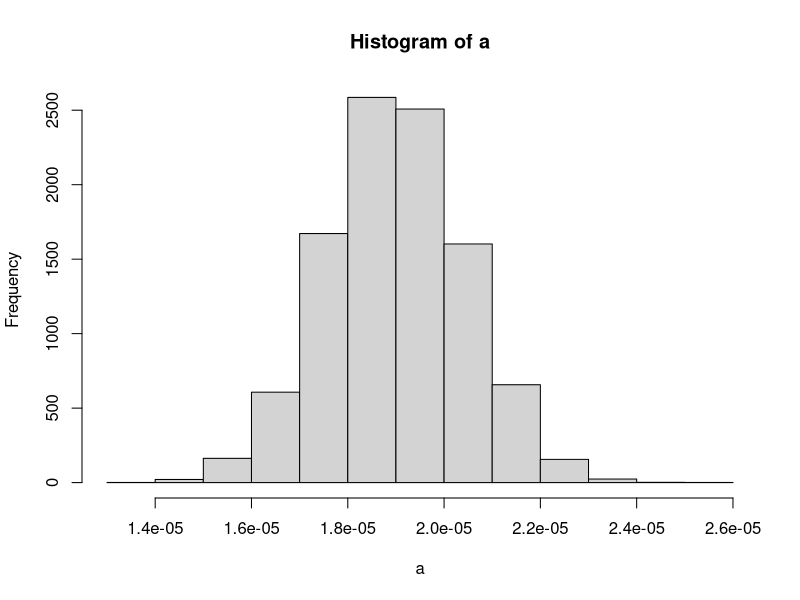
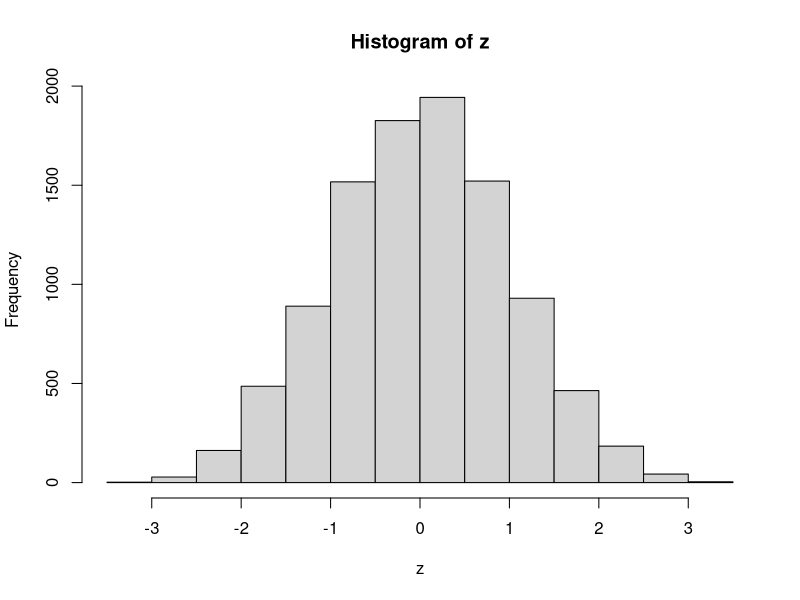
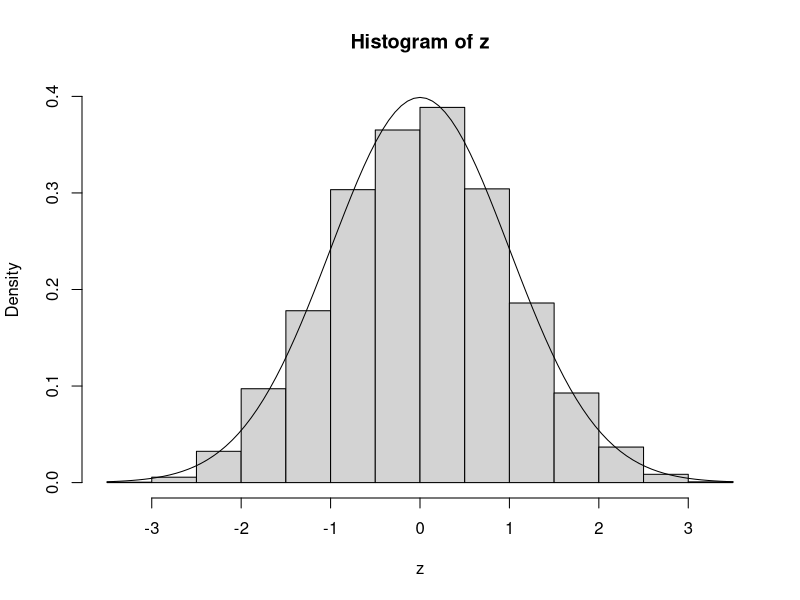
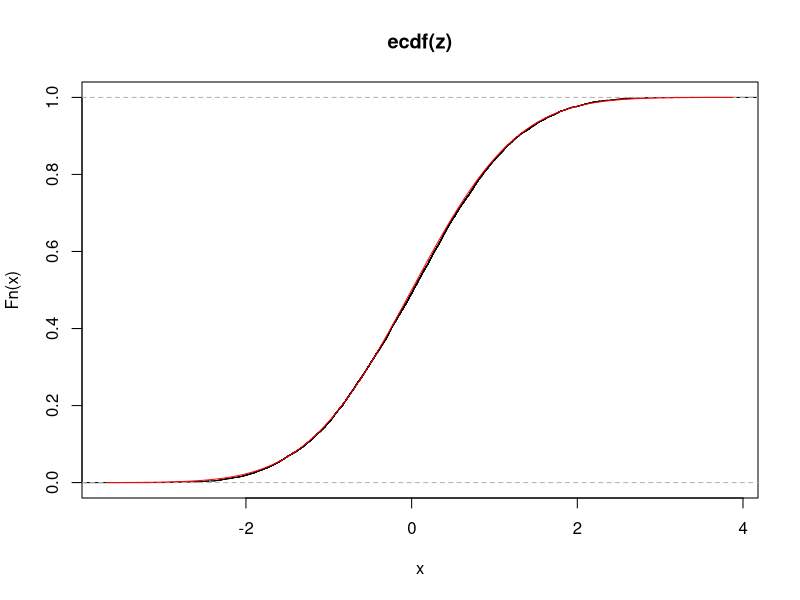
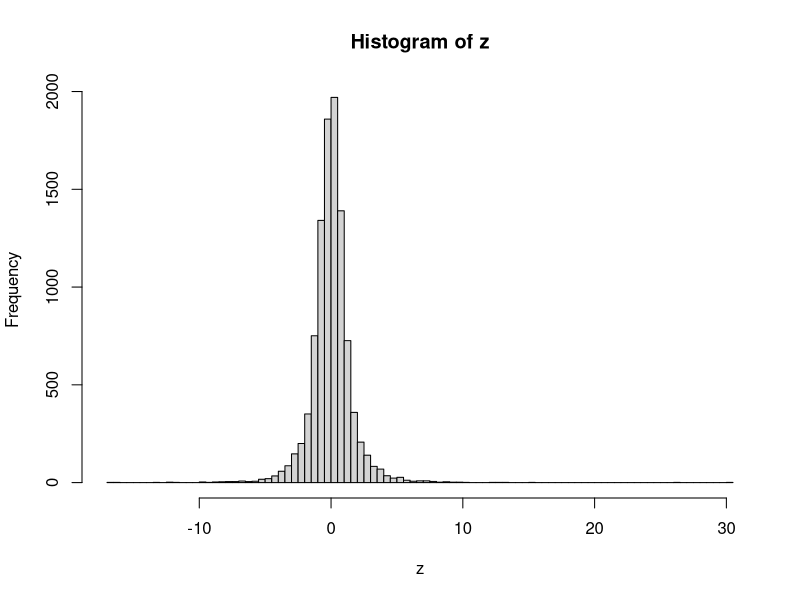
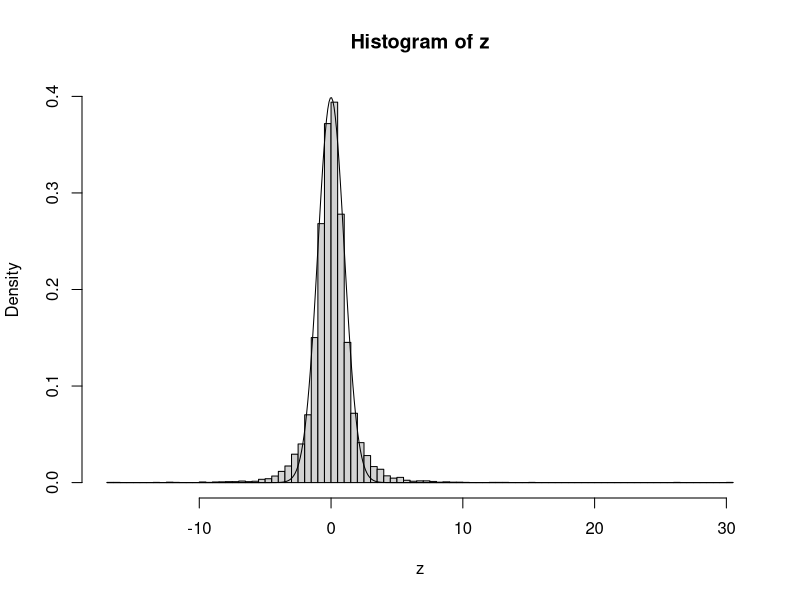
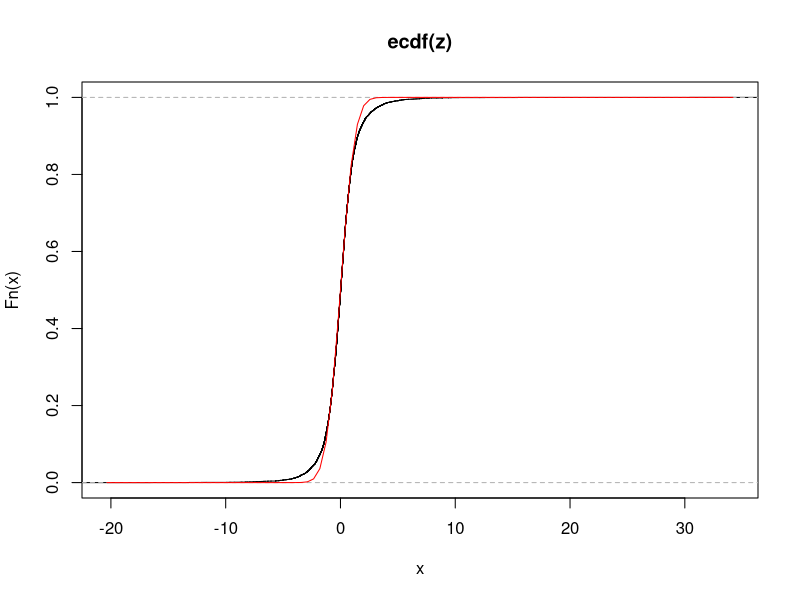

These charts were generated, in order, by the following R code:
#Here is code for Stat 587B Lab#4


#Code Set 1
#Here is some code for Exercise 2 Section 5.5

#Question 1

alpha<-function(l1,l2,t1,t2){
  (l2-l1)/(l1*(t2-t1))
}

L1<-rnorm(10000,mean=1,sd=.00005)#initial length
L2<-rnorm(10000,mean=1.00095,sd=.00005)#Final length
T1<-rnorm(10000,mean=50,sd=.1)#initial Temp
T2<-rnorm(10000,mean=100,sd=.1)#Final Temp
a<-rep(0,10000)#This repeats value 0 10000 times. this is a vector of values 0 ten thousand times

for(i in 1:10000) {a[i]<-alpha(L1[i],L2[i],T1[i],T2[i])}
summary(a)
sd(a)

hist(a)

#Question 2

alphat<-function(t){
  ((2*pi)^2)/(t^2)
}

alphal<-function(l,t){
  ((2*pi)^2 * -2 * l)/(t^3)
}

L<-rnorm(10000,mean=5,sd=.0208)# length
TP<-rnorm(10000,mean=2.48,sd=.1)#time period

a1<-rep(0,10000)#This repeats value 0 10000 times. this is a vector of values 0 ten thousand times
a2<-rep(0,10000)

for(i in 1:10000) {a1[i]<-alphat(TP)
a2[i]<-alphal(L,TP)
}
a1
a2
varg<-a1^2 * (0.0208)^2 + a2^2 * (0.1)^2
summary(varg)
#sd(varg)

#hist(varg)
g=sqrt(varg)
summary(g)
# QUESTION 3

#Code Set 2
#Here is some code for studying the actual distribution of
#some approximately standard normal variables built on "iid"
#(random sampling from a fixed distribution) models

M<-matrix(runif(50000,min=0,max=1),nrow=10000,byrow=T)

av<-1:10000

for (i in 1:10000){
  av[i]<-mean(M[i,])  
}

z<-1:10000
for (i in 1:10000){
  z[i]<-(av[i]-.5)*sqrt(60)
}

r<-range(0,hist(z)$density,dnorm(0,sd=1))

hist(z,freq=FALSE,ylim=r)
curve(dnorm(x,mean=0,sd=1),add=TRUE)

plot(ecdf(z))
curve(pnorm(x),add=TRUE,col="red")

#Now use the sample standard deviation rather than the model sigma=1/sqrt(12)
#to make "z" values and see that these don't look as much like standard normal
#observations as do the properly standardized values of xbar

s<-1:10000
for (i in 1:10000){
  s[i]<-sd(M[i,])  
}

z<-1:10000
for (i in 1:10000){
  z[i]<-(av[i]-.5)*sqrt(5)/s[i]
}

r<-range(0,hist(z,breaks=100)$density,dnorm(0,sd=1))

#the breaks=100 changes the default number of histogram bins so we can
#see some detail in the center of the distribution

hist(z,breaks=100,freq=FALSE,ylim=r)
curve(dnorm(x,mean=0,sd=1),n=500,add=TRUE)

#the n=500 provides enough plotted points (connected with line segments)
#to produce a nice plot near the mean of the distribution

summary(z)

plot(ecdf(z))
curve(pnorm(x),add=TRUE, col="red")
#distribution of z^ are more spreadout and z are more closely like std normals

#Code Set 3
#Here is some code for making and checking the performance 
#of large n CIs for mu (for U(0,1) observations)
#First Use the model standard deviation

M<-matrix(runif(50000,min=0,max=1),nrow=10000,byrow=T)
Low<-rep(0,10000)
Up<-rep(0,10000)

chk<-rep(0,10000)
for (i in 1:10000){
  av[i]<-mean(M[i,])  
}

for(i in 1:10000) {Low[i]<-av[i]-1.96*sqrt(1/60)}
for(i in 1:10000) {Up[i]<-av[i]+1.96*sqrt(1/60)}
for(i in 1:10000) {if((Low[i]<.5)&(.5<Up[i])) chk[i]<-1}

cbind(Low[1:10],Up[1:10],chk[1:10])
mean(chk)

#Now use the sample standard deviation to make intervals for mu

Low<-rep(0,10000)
Up<-rep(0,10000)
chk<-rep(0,10000)
s<-rep(0,10000)
for (i in 1:10000){
  s[i]<-sd(M[i,])  
}

for(i in 1:10000) {Low[i]<-av[i]-1.96*s[i]*sqrt(1/5)}
for(i in 1:10000) {Up[i]<-av[i]+1.96*s[i]*sqrt(1/5)}
for(i in 1:10000) {if((Low[i]<.5)&(.5<Up[i])) chk[i]<-1}

cbind(Low[1:10],Up[1:10],chk[1:10])
mean(chk)


